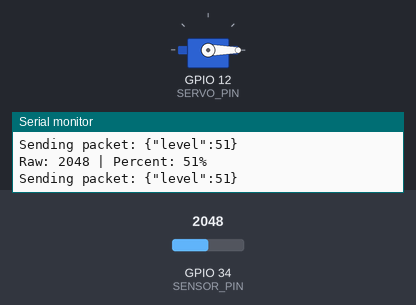
A sketch run on a simulated ESP32. Shown: servo, the last lines printed to the serial monitor. The test bench sets the inputs (shaded band); at power-on: GPIO 34 (SENSOR_PIN) = 2048. No radio packets arrive unless stated.

Above: at 6.3 s.
6.4 s: GPIO 34 (SENSOR_PIN) set to 3327
12.6 s: GPIO 34 (SENSOR_PIN) set to 3440
At 17.1 s:
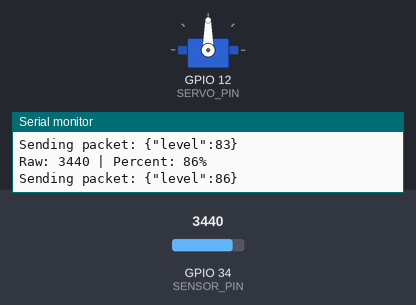
18.8 s: GPIO 34 (SENSOR_PIN) set to 2866
At 23.5 s:
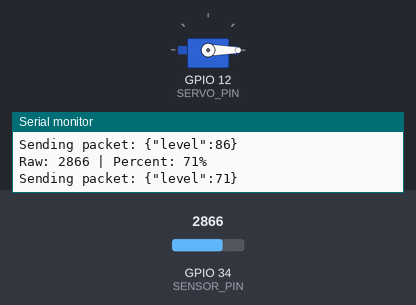
25.0 s: GPIO 34 (SENSOR_PIN) set to 3603
At 28.7 s:
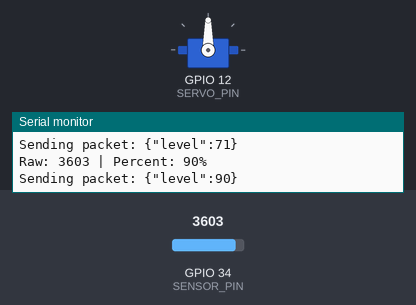
Timing chart, 0 to 30.2 s (numbered marks = the images above; inputs shaded):
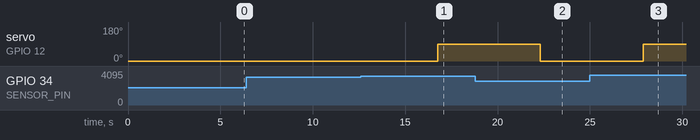

The sketch:

Transmitter.ino
```cpp
#include <SPI.h>
#include <LoRa.h>
#include <ESP32Servo.h> // Library for Servo

// --- LORA PINS (MATCHING YOUR WIRING) ---
#define LORA_SS    5   // GPIO5 (D5) -> NSS
#define LORA_RST   14  // GPIO14 (D14) -> RST
#define LORA_DIO0  15  // GPIO15 (D15) -> DIO0
// -----------------

// --- NEW SENSOR & SERVO PINS ---
#define SENSOR_PIN 34 // Pin "S" from HW-038 Sensor (ADC1_CH6)
#define SERVO_PIN  12 // Signal Pin (Orange) from SG90 Servo
// -----------------

Servo myservo; // Create servo object

// --- IMPORTANT: SENSOR CALIBRATION ---
// You MUST adjust these values based on your hardware.
// Check Serial Monitor when sensor is completely DRY (record the number)
// Check Serial Monitor when sensor is FULLY SUBMERGED (record the number)
const int SENSOR_DRY = 0;    // EXAMPLE: Analog value when dry (e.g., 0)
const int SENSOR_WET = 4000; // EXAMPLE: Analog value when submerged (e.g., 4000)
// (Note: Depending on the sensor/wiring, values might be inverted. Adjust accordingly)
// -----------------


void setup() {
  Serial.begin(115200);
  while (!Serial);
  Serial.println("LoRa Transmitter (Sensor Station)");

  // Setup LoRa
  LoRa.setPins(LORA_SS, LORA_RST, LORA_DIO0);
  if (!LoRa.begin(433E6)) { // MUST MATCH RECEIVER FREQUENCY
    Serial.println("Starting LoRa failed!");
    while (1);
  }

  // Setup Servo
  myservo.attach(SERVO_PIN);
  myservo.write(0); // Start at 0 degrees

  // Setup Sensor Pin
  pinMode(SENSOR_PIN, INPUT); // Set sensor pin as input
}

void loop() {
  // 1. Read Water Level Sensor
  int rawValue = analogRead(SENSOR_PIN);

  // 2. Convert to Percentage (0-100%)
  // Use map() to map your calibration values
  // Note: Mapping from SENSOR_DRY to SENSOR_WET becomes 0 -> 100
  long levelPercent = map(rawValue, SENSOR_DRY, SENSOR_WET, 0, 100);

  // Constrain value to stay within 0-100 (in case of outlier readings)
  levelPercent = constrain(levelPercent, 0, 100);

  Serial.print("Raw: ");
  Serial.print(rawValue);
  Serial.print(" | Percent: ");
  Serial.print(levelPercent);
  Serial.println("%");

  // 3. Create Data Packet (JSON)
  char jsonBuffer[50];
  // JSON Format: {"level": 50}
  snprintf(jsonBuffer, 50, "{\"level\":%d}", (int)levelPercent);

  // 4. Send LoRa Packet
  LoRa.beginPacket();
  LoRa.print(jsonBuffer);
  LoRa.endPacket();

  Serial.print("Sending packet: ");
  Serial.println(jsonBuffer);

  // 5. Move Servo (logic based on water level)
  if (levelPercent >= 85) {
      myservo.write(90); // Move to 90 degrees
      delay(500);
  } else {
      myservo.write(0);  // Move to 0 degrees
      delay(500);
  }

  // Total delay approx 10 seconds (including servo delays)
  delay(5000);
}
```

Measured:
- the behaviour switches between 3399 and 3400 on GPIO 34 (SENSOR_PIN) (found by bisection; images 0 and 1)
- after the input at 12.6 s, servo on GPIO 12 (SERVO_PIN): 0° → 90° after 4.2 s
- after the input at 18.8 s, servo on GPIO 12 (SERVO_PIN): 90° → 0° after 3.5 s
- after the input at 25.0 s, servo on GPIO 12 (SERVO_PIN): 0° → 90° after 2.9 s
